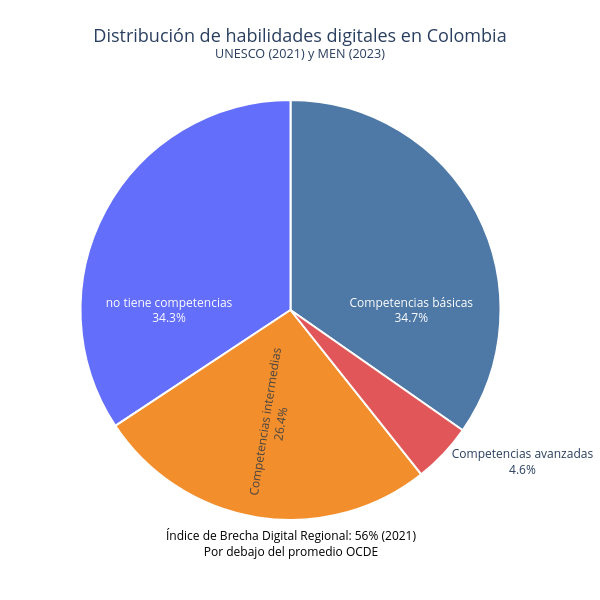

This figure's notebook cell:
### Code cell
# ============================================================
# Diagrama circular interactivo sobre habilidades digitales
# Fuente: UNESCO (2021), MEN (2023)
# ============================================================

import plotly.graph_objects as go

# Datos
categorias = ['Competencias básicas', 'Competencias intermedias', \
    'Competencias avanzadas', 'no tiene competencias']
porcentajes = [34.7, 26.4, 4.6, 100-(34.7+ 26.4+ 4.6)]

# Crear figura interactiva
fig = go.Figure(
    data=[go.Pie(
        labels=categorias,
        values=porcentajes,
        textinfo='label+percent',
        insidetextorientation='radial',
        marker=dict(colors=['#4e79a7', '#f28e2b', '#e15759'], \
            line=dict(color='white', width=2)),
        hovertemplate='%{label}<br>%{value}%<extra></extra>'
    )]
)

# Personalización del diseño
fig.update_layout(
    title={
        'text': 'Distribución de habilidades digitales en Colombia<br><sup>UNESCO (2021) y MEN (2023)</sup>',
        'y':0.93,
        'x':0.5,
        'xanchor': 'center',
        'yanchor': 'top',
        'font': dict(size=18)
    },
    annotations=[
        dict(
            text="Índice de Brecha Digital Regional: 56% (2021)<br>Por debajo del promedio OCDE",
            x=0.5, y=-0.1,
            showarrow=False,
            font=dict(size=12, color='black'),
            align='center'
        )
    ],
    showlegend=False,
    height=600,
    width=600
)

fig.show()

### Figure 1 — Plotly figure (JSON) as saved in the notebook; plotly's stock layout.template omitted (floating-point values rounded to 4 significant figures)
{"data": [{"hovertemplate": "%{label}<br>%{value}%<extra></extra>", "insidetextorientation": "radial", "labels": ["Competencias básicas", "Competencias intermedias", "Competencias avanzadas", "no tiene competencias"], "marker": {"colors": ["#4e79a7", "#f28e2b", "#e15759"], "line": {"color": "white", "width": 2}}, "textinfo": "label+percent", "type": "pie", "values": [34.7, 26.4, 4.6, 34.3]}], "layout": {"annotations": [{"align": "center", "font": {"color": "black", "size": 12}, "showarrow": false, "text": "Índice de Brecha Digital Regional: 56% (2021)<br>Por debajo del promedio OCDE", "x": 0.5, "y": -0.1}], "height": 600, "showlegend": false, "title": {"font": {"size": 18}, "text": "Distribución de habilidades digitales en Colombia<br><sup>UNESCO (2021) y MEN (2023)</sup>", "x": 0.5, "xanchor": "center", "y": 0.93, "yanchor": "top"}, "width": 600}}
